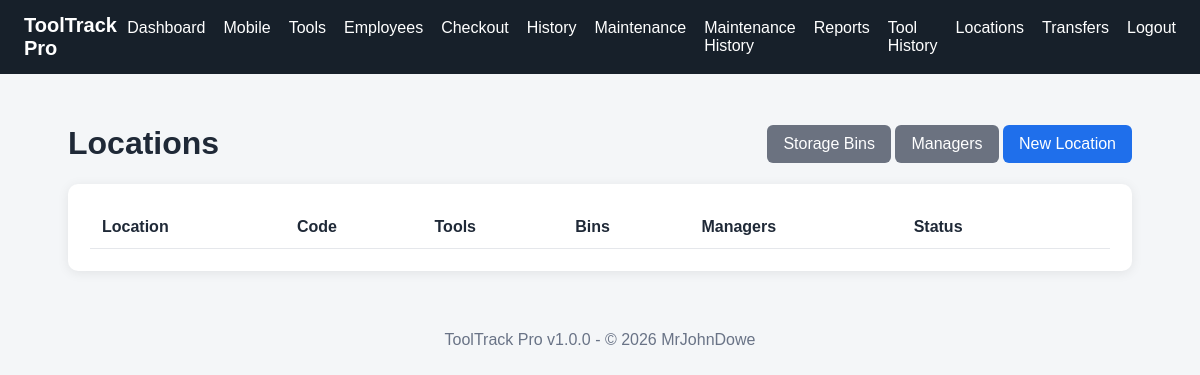
Page /locations/index.php (signed in) on the earlier database version.
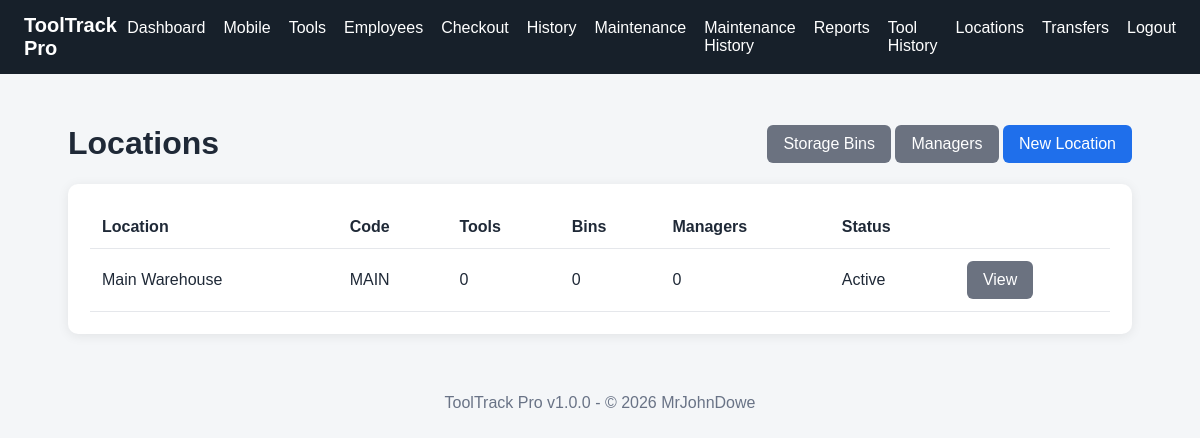
Same page on the later database version.
### tables this page shows
CREATE TABLE IF NOT EXISTS locations (
    id INT UNSIGNED AUTO_INCREMENT PRIMARY KEY,
    name VARCHAR(150) NOT NULL,
    code VARCHAR(30) NOT NULL UNIQUE,
    address_line1 VARCHAR(180) NULL,
    address_line2 VARCHAR(180) NULL,
    city VARCHAR(100) NULL,
    state VARCHAR(100) NULL,
    postal_code VARCHAR(30) NULL,
    phone VARCHAR(50) NULL,
    email VARCHAR(190) NULL,
    active TINYINT(1) NOT NULL DEFAULT 1,
    created_at DATETIME NOT NULL DEFAULT CURRENT_TIMESTAMP,
    updated_at DATETIME NOT NULL DEFAULT CURRENT_TIMESTAMP ON UPDATE CURRENT_TIMESTAMP
);

### config/database.php (called while the page is built, shortened)
<?php
function db(): PDO
{
    static $pdo = null;
    $host = getenv('TOOLTRACK_DB_HOST') ?: '127.0.0.1';
    $name = getenv('TOOLTRACK_DB_NAME') ?: 'tooltrack';
    $user = getenv('TOOLTRACK_DB_USER') ?: 'root';
    $pass = getenv('TOOLTRACK_DB_PASS') ?: '';
    try {
        $pdo = new PDO(
            "mysql:host={$host};dbname={$name};charset=utf8mb4",
            $user,
            $pass,
            [
                PDO::ATTR_ERRMODE => PDO::ERRMODE_EXCEPTION,
                PDO::ATTR_DEFAULT_FETCH_MODE => PDO::FETCH_ASSOC,
                PDO::ATTR_EMULATE_PREPARES => false,
            ]
        );
    } catch (PDOException $e) {
        http_response_code(500);
        exit('Database connection failed. Run the installer and verify config/database.php.');
    }
    return $pdo;
}

### locations/index.php (the view, shortened to what this page needs)
<?php
$rows = db()->query(
    'SELECT
        l.*,
        COUNT(DISTINCT t.id) AS tool_count,
        COUNT(DISTINCT sb.id) AS bin_count,
        COUNT(DISTINCT lm.id) AS manager_count
     FROM locations l
     LEFT JOIN tools t ON t.location_id = l.id AND t.active = 1
     LEFT JOIN storage_bins sb ON sb.location_id = l.id AND sb.active = 1
     LEFT JOIN location_managers lm ON lm.location_id = l.id
     GROUP BY l.id
     ORDER BY l.name'
)->fetchAll();
require __DIR__ . '/../includes/header.php';
?>
<div class="actions" style="justify-content:space-between">
    <h1>Locations</h1>
    <div>
        <a class="btn secondary" href="<?= BASE_URL ?>/locations/bins.php">Storage Bins</a>
        <a class="btn secondary" href="<?= BASE_URL ?>/locations/managers.php">Managers</a>
        <a class="btn" href="<?= BASE_URL ?>/locations/add.php">New Location</a>
    </div>
</div>
<div class="card">
    <table class="table">
        <thead>
        <tr><th>Location</th><th>Code</th><th>Tools</th><th>Bins</th><th>Managers</th><th>Status</th><th></th></tr>
        </thead>
        <tbody>
        <?php foreach ($rows as $row): ?>
            <tr>
                <td><?= e((string)$row['name']) ?></td>
                <td><?= e((string)$row['code']) ?></td>
                <td><?= (int)$row['tool_count'] ?></td>
                <td><?= (int)$row['bin_count'] ?></td>
                <td><?= (int)$row['manager_count'] ?></td>
                <td><?= (int)$row['active'] === 1 ? 'Active' : 'Inactive' ?></td>
                <td><a class="btn secondary" href="<?= BASE_URL ?>/locations/view.php?id=<?= (int)$row['id'] ?>">View</a></td>
            </tr>
        <?php endforeach; ?>
        </tbody>
    </table>
</div>
<?php require __DIR__ . '/../includes/footer.php'; ?>

### includes/header.php (shortened to what this page needs)
<?php
require_once __DIR__ . '/functions.php';
$user = current_user();
?>
<!doctype html>
<html lang="en">
<head>
    <link rel="stylesheet" href="<?= BASE_URL ?>/assets/css/app.css">
</head>
<body>
<header class="topbar">
    <div class="brand"><?= e(APP_NAME) ?></div>
    <?php if ($user !== null): ?>
        <nav>
            <a href="<?= BASE_URL ?>/dashboard.php">Dashboard</a>
            <a href="<?= BASE_URL ?>/mobile/index.php">Mobile</a>
            <a href="<?= BASE_URL ?>/tools/">Tools</a>
            <a href="<?= BASE_URL ?>/employees/index.php">Employees</a>
            <a href="<?= BASE_URL ?>/checkout/index.php">Checkout</a>
            <a href="<?= BASE_URL ?>/checkout/history.php">History</a>
            <a href="<?= BASE_URL ?>/maintenance/index.php">Maintenance</a>
            <a href="<?= BASE_URL ?>/maintenance/history.php">Maintenance History</a>
            <a href="<?= BASE_URL ?>/reports/index.php">Reports</a>
            <a href="<?= BASE_URL ?>/reports/tool_history.php">Tool History</a>
            <a href="<?= BASE_URL ?>/locations/index.php">Locations</a>
            <a href="<?= BASE_URL ?>/transfers/index.php">Transfers</a>
            <a href="<?= BASE_URL ?>/logout.php">Logout</a>
        </nav>
    <?php endif; ?>
</header>
<main class="container">

### includes/footer.php
</main>
<footer class="footer">
    <?= e(APP_NAME) ?> v<?= e(APP_VERSION)  ?> - &copy; <?= auto_copyright(e(DEVELOPED_YEAR)) ?> <?= e(DEVELEPER_NAME) ?>
</footer>
</body>
</html>

### includes/functions.php (shortened to what this page needs)
<?php
require_once __DIR__ . '/../config/database.php';
function e(?string $value): string
{
    return htmlspecialchars($value ?? '', ENT_QUOTES, 'UTF-8');
}
function current_user(): ?array
{
    $user = $_SESSION['user'] ?? null;
    return is_array($user) ? $user : null;
}
function auto_copyright($year = 'auto'){
		if(INTVAL($year) == DATE('Y'))
		{
			ECHO INTVAL($year);
		}
	}

### assets/css/app.css (style rules this page uses)
* { box-sizing:border-box }
body { margin:0;font-family:Arial,Helvetica,sans-serif;background:#f4f6f8;color:#1f2937 }
.topbar { background:#17202a;color:#fff;padding:14px 24px;display:flex;justify-content:space-between;align-items:center }
.brand { font-size:1.25rem;font-weight:700 }
.topbar nav { display:flex;gap:18px }
.topbar a { color:#fff;text-decoration:none }
.container { max-width:1100px;margin:30px auto;padding:0 18px }
.card { background:#fff;border-radius:10px;padding:22px;box-shadow:0 2px 12px rgba(0,0,0,.08);margin-bottom:20px }
.btn { display:inline-block;border:0;border-radius:6px;padding:10px 16px;background:#1f6feb;color:#fff;text-decoration:none;cursor:pointer }
.btn.secondary { background:#6b7280 }
.table { width:100%;border-collapse:collapse }
.table th,.table td { text-align:left;padding:12px;border-bottom:1px solid #e5e7eb }
.footer { text-align:center;color:#697386;padding:30px }
.actions { display:flex;gap:8px;flex-wrap:wrap;align-items:center }

Differences in the rows shown:
added locations: name "Main Warehouse", code "MAIN", tool_count "0", bin_count "0", manager_count "0", active "Active"
